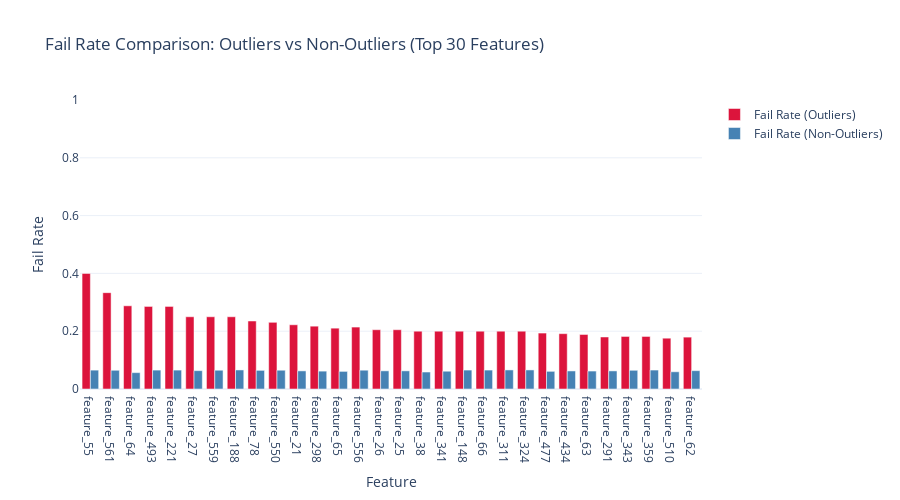

Notebook code cell kept with this figure:
### Markdown cell above
| Scenario                                             | Action or Interpretation                                                                                                                                 |
| ---------------------------------------------------- | -------------------------------------------------------------------------------------------------------------------------------------------------------- |
| **Low Outlier_Count + Very High Fail_Rate_Outliers** | Strong potential signal, but be cautious. Consider verifying with more data or cross-validation. Keep the feature but treat it as less reliable. |
| **High Outlier_Count + High Fail_Rate_Outliers**     | Strong and statistically more reliable signal. Definitely useful for modeling.                                                                           |
| **Low Outlier_Count + Low Fail_Rate_Outliers**       | Probably noise or irrelevant outliers, can ignore.                                                                                                       |
| **High Outlier_Count + Low Fail_Rate_Outliers**      | Outliers not informative for failure; can ignore or treat as normal.                                                                                     |

### Code cell
top_features = comparison_df.head(30) # top 30 features where outliers differ most in fail rate

fig = go.Figure()

fig.add_trace(go.Bar(
    x=top_features['Feature'],
    y=top_features['Fail_Rate_Outliers'],
    name='Fail Rate (Outliers)',
    marker_color='crimson',
    hovertemplate='Feature: %{x}<br>Fail Rate (Outliers): %{y:.2%}<extra></extra>'
))

fig.add_trace(go.Bar(
    x=top_features['Feature'],
    y=top_features['Fail_Rate_Non_Outliers'],
    name='Fail Rate (Non-Outliers)',
    marker_color='steelblue',
    hovertemplate='Feature: %{x}<br>Fail Rate (Non-Outliers): %{y:.2%}<extra></extra>'
))

fig.update_layout(
    title='Fail Rate Comparison: Outliers vs Non-Outliers (Top 30 Features)',
    xaxis_title='Feature',
    yaxis_title='Fail Rate',
    barmode='group',
    yaxis=dict(range=[0, 1]),
    template='plotly_white',
    height=500
)

fig.show()

### Figure 1 — Plotly figure (JSON) as saved in the notebook; plotly's stock layout.template omitted (floating-point values rounded to 4 significant figures)
{"data": [{"hovertemplate": "Feature: %{x}<br>Fail Rate (Outliers): %{y:.2%}<extra></extra>", "marker": {"color": "crimson"}, "name": "Fail Rate (Outliers)", "type": "bar", "x": ["feature_55", "feature_561", "feature_64", "feature_493", "feature_221", "feature_27", "feature_559", "feature_188", "feature_78", "feature_550", "feature_21", "feature_298", "feature_65", "feature_556", "feature_26", "feature_25", "feature_38", "feature_341", "feature_148", "feature_66", "feature_311", "feature_324", "feature_477", "feature_434", "feature_63", "feature_291", "feature_343", "feature_359", "feature_510", "feature_62"], "y": [0.4, 0.3333, 0.2879, 0.2857, 0.2857, 0.25, 0.25, 0.25, 0.2353, 0.2308, 0.2222, 0.2174, 0.2105, 0.2143, 0.2051, 0.2051, 0.2, 0.2, 0.2, 0.2, 0.2, 0.2, 0.1935, 0.1915, 0.1887, 0.18, 0.1818, 0.1818, 0.1758, 0.1795]}, {"hovertemplate": "Feature: %{x}<br>Fail Rate (Non-Outliers): %{y:.2%}<extra></extra>", "marker": {"color": "steelblue"}, "name": "Fail Rate (Non-Outliers)", "type": "bar", "x": ["feature_55", "feature_561", "feature_64", "feature_493", "feature_221", "feature_27", "feature_559", "feature_188", "feature_78", "feature_550", "feature_21", "feature_298", "feature_65", "feature_556", "feature_26", "feature_25", "feature_38", "feature_341", "feature_148", "feature_66", "feature_311", "feature_324", "feature_477", "feature_434", "feature_63", "feature_291", "feature_343", "feature_359", "feature_510", "feature_62"], "y": [0.0653, 0.06483, 0.05663, 0.06538, 0.06538, 0.06351, 0.06495, 0.0659, 0.06452, 0.06499, 0.0627, 0.0618, 0.06093, 0.06504, 0.06283, 0.06283, 0.0587, 0.06151, 0.06551, 0.06551, 0.06594, 0.06594, 0.06113, 0.0625, 0.06209, 0.06262, 0.06472, 0.06555, 0.05962, 0.06348]}], "layout": {"barmode": "group", "height": 500, "title": {"text": "Fail Rate Comparison: Outliers vs Non-Outliers (Top 30 Features)"}, "xaxis": {"title": {"text": "Feature"}}, "yaxis": {"range": [0, 1], "title": {"text": "Fail Rate"}}}}
